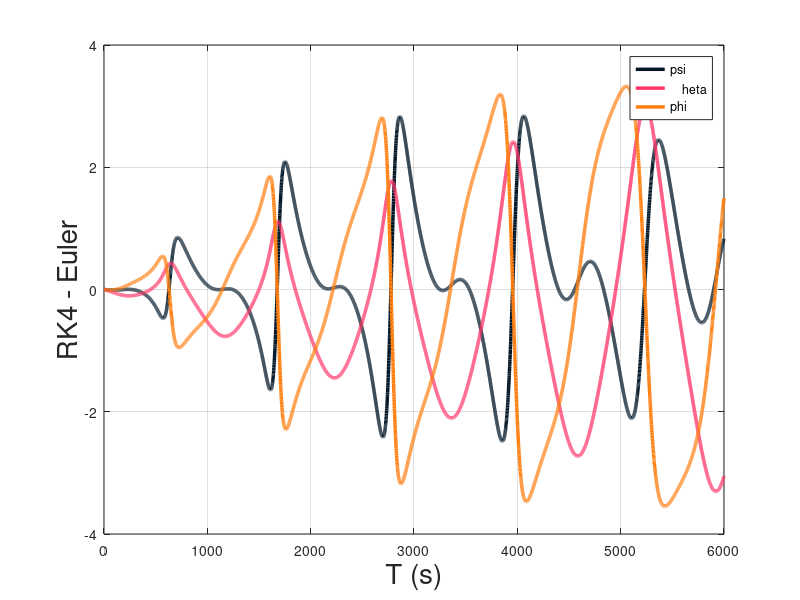

MATLAB code for this plot: (Note: this script raises an error after producing the figure.)
clear; clc; close all;

load euler_e_angles.mat
load rk4_angles.mat

N = 6000; % number of samples
dt = 1;   % time-step, seconds

T = linspace(0, N*dt, N); % time array


diff_angles = rk4_e_angles - e_euler_angles;

plot(T, diff_angles(:,1),"Color", "#011627", "LineWidth", 2.5)

hold on
xlabel("T (s)", 'FontSize', 20)
ylabel("RK4 - Euler", 'FontSize', 20)
grid on
plot(T, diff_angles(:,2),"Color", "#ff3366", "LineWidth", 2.5)
plot(T, diff_angles(:,3),"Color", "#ff7f11", "LineWidth", 2.5)

legend("\psi","\theta","\phi", "Location","northeast")

ax = gca;
ax.FontSize = 20;
ax.GridAlpha = 0.4;

set(gcf,'position',[0,0, 1280, 750])

v_norms = [2000 norm(e_euler_angles(2000,:)) norm(rk4_e_angles(2000,:)); 
    4000 norm(e_euler_angles(4000,:)) norm(rk4_e_angles(4000,:));
    6000 norm(e_euler_angles(6000,:)) norm(rk4_e_angles(6000,:))];

T = array2table(v_norms);
filename = 'vectorNorms.xlsx';
T.Properties.VariableNames = ["Time Step (s)","Euler Method (deg)", "RK4 Method (deg)"];
writetable(T,filename,'Sheet',1,'Range','A1')

%% Section C

DCM2000 = F2_Euler2DCM321(e_euler_angles(2000,1), e_euler_angles(2000,2), e_euler_angles(2000,3));
DCM4000 = F2_Euler2DCM321(e_euler_angles(4000,1), e_euler_angles(4000,2), e_euler_angles(4000,3));
DCM6000 = F2_Euler2DCM321(e_euler_angles(6000,1), e_euler_angles(6000,2), e_euler_angles(6000,3));

angles1 = F4_MatrixAngleNormalizerDeg(F7_DCM2Euler313(DCM2000));
angles2 = F4_MatrixAngleNormalizerDeg(F7_DCM2Euler313(DCM4000));
angles3 = F4_MatrixAngleNormalizerDeg(F7_DCM2Euler313(DCM6000));

T = array2table(angles1);
filename = 'DCM_Angles.xlsx';
T.Properties.VariableNames = ["Theta 1 deg","Theta 2 deg", "Theta 3 deg"];
writetable(T,filename,'Sheet',1,'Range','A1')

T = array2table(angles2);
T.Properties.VariableNames = ["Theta 1 deg","Theta 2 deg", "Theta 3 deg"];
writetable(T,filename,'Sheet',2,'Range','A1')

T = array2table(angles3);
T.Properties.VariableNames = ["Theta 1 deg","Theta 2 deg", "Theta 3 deg"];
writetable(T,filename,'Sheet',3,'Range','A1')

